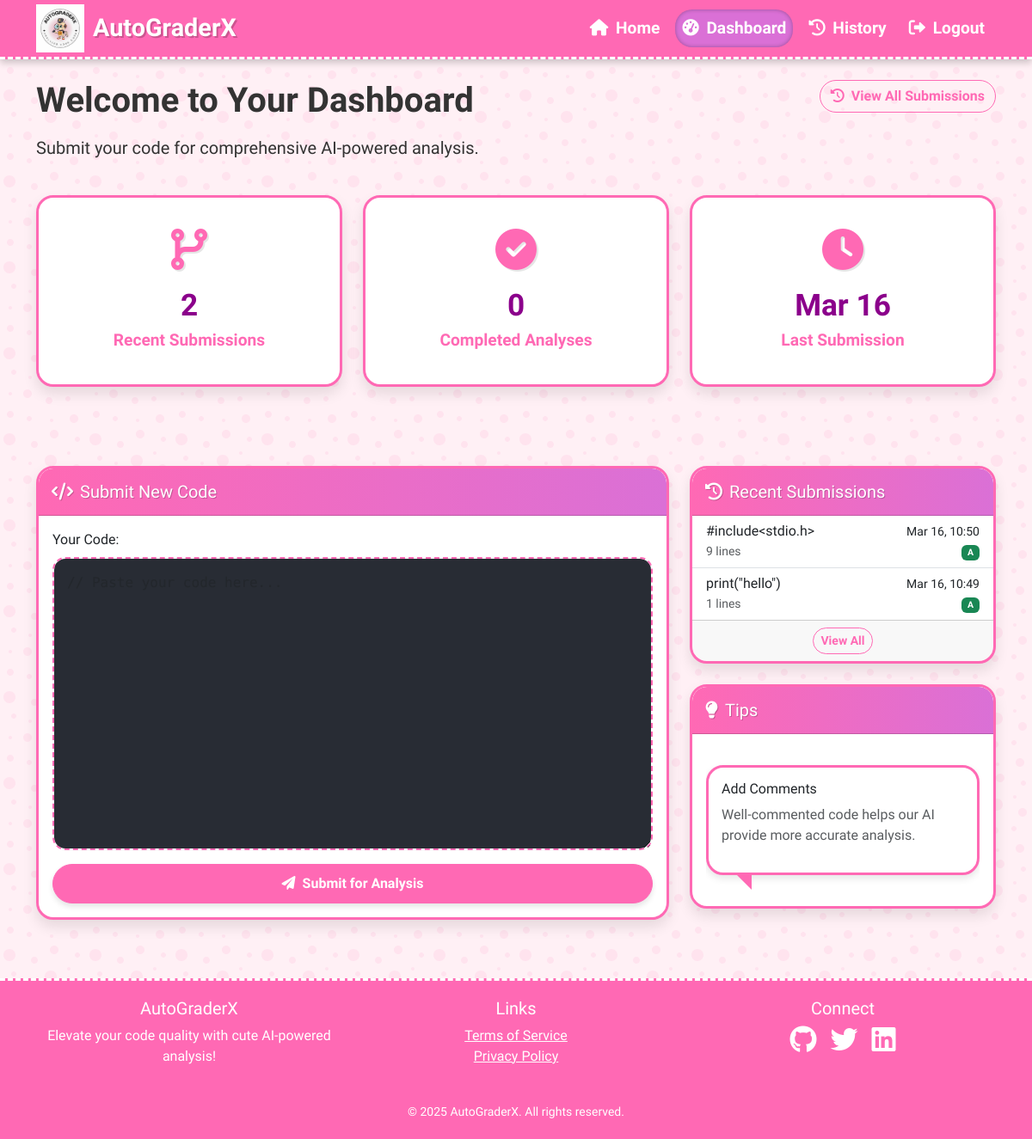
The page /dashboard (signed in) on the database its author committed.
### app.py (models this page shows)
class CodeSubmission(Base):
    __tablename__ = 'submissions'
    id = Column(Integer, primary_key=True)
    code = Column(Text, nullable=False)  # The submitted code
    line_analysis = Column(Text, nullable=True)  # Analysis of code
    restructured_code = Column(Text, nullable=True)  # Improved version of code
    grade = Column(Text, nullable=True)  # Grade and feedback
    timestamp = Column(DateTime, default=datetime.utcnow)  # When code was submitted
    user_id = Column(Integer, ForeignKey('users.id'), nullable=False)  # Who submitted the code
    language = Column(String(50), nullable=True)  # Programming language detected

### app.py (the view)
@app.route('/dashboard')
@login_required
def dashboard():
    user_id = session.get('user_id')
    db_session = None
    try:
        db_session = SessionLocal()
        try:
            past_submissions = db_session.query(CodeSubmission).filter_by(user_id=user_id).order_by(CodeSubmission.timestamp.desc()).limit(5).all()
            return render_template('dashboard.html', past_submissions=past_submissions)
        except Exception as schema_error:
            logger.error(f"Schema error: {schema_error}")
            CodeSubmission.__table__.drop(engine, checkfirst=True)
            Base.metadata.create_all(engine)
            flash('Database schema has been updated. Please submit code to see your submissions.', 'info')
            return render_template('dashboard.html', past_submissions=[])
    except Exception as e:
        logger.error(f"Dashboard error: {str(e)}", exc_info=True)
        flash('An error occurred while loading your dashboard. Please try again.', 'error')
        return redirect(url_for('home'))
    finally:
        if db_session:
            db_session.close()

### app.py (called while the page is built)
@app.context_processor
def utility_processor():
    def is_logged_in():
        return 'user_id' in session
    return {
        'is_logged_in': is_logged_in,
        'app_name': app.config.get('APP_NAME', 'AutoGraderX'),
        'now': datetime.now()
    }

def is_logged_in():
    return 'user_id' in session

def login_required(f):
    @wraps(f)
    def decorated_function(*args, **kwargs):
        if not is_logged_in():
            flash('Please log in to access this page', 'danger')
            return redirect(url_for('login'))
        return f(*args, **kwargs)
    return decorated_function

### templates/dashboard.html (shortened to what this page needs)
{% extends "layout.html" %}
{% block content %}
<div class="row mb-4">
    <div class="col-md-8">
        <h1 class="fw-bold mb-3">Welcome to Your Dashboard</h1>
        <p class="lead">Submit your code for comprehensive AI-powered analysis.</p>
    </div>
    <div class="col-md-4 text-md-end">
        <a href="{{ url_for('submission_history') }}" class="btn btn-outline-primary">
            <i class="fas fa-history me-2"></i>View All Submissions
        </a>
    </div>
</div>
<div class="row mb-5">
    <div class="col-md-4 mb-4">
        <div class="card stats-card">
            <div class="card-body">
                <i class="fas fa-code-branch"></i>
                <div class="number">{{ past_submissions|length if past_submissions else 0 }}</div>
                <div class="label">Recent Submissions</div>
            </div>
        </div>
    </div>
    <div class="col-md-4 mb-4">
        <div class="card stats-card">
            <div class="card-body">
                <i class="fas fa-check-circle"></i>
                <div class="number">
                    {% set completed = 0 %}
                    {% if past_submissions %}
                        {% for sub in past_submissions %}
                            {% if sub.grade and not sub.grade.endswith('in progress...') %}
                                {% set completed = completed + 1 %}
                            {% endif %}
                        {% endfor %}
                    {% endif %}
                    {{ completed }}
                </div>
                <div class="label">Completed Analyses</div>
            </div>
        </div>
    </div>
    <div class="col-md-4 mb-4">
        <div class="card stats-card">
            <div class="card-body">
                <i class="fas fa-clock"></i>
                <div class="number">
                    {% if past_submissions and past_submissions|length > 0 and past_submissions[0].timestamp %}
                        {{ past_submissions[0].timestamp.strftime('%b %d') }}
                    {% else %}
                        -
                    {% endif %}
                </div>
                <div class="label">Last Submission</div>
            </div>
        </div>
    </div>
</div>
<div class="row">
    <div class="col-lg-8 mb-4">
        <div class="card">
            <div class="card-header d-flex justify-content-between align-items-center">
                <h5 class="mb-0"><i class="fas fa-code me-2"></i>Submit New Code</h5>
            </div>
            <div class="card-body">
                <form action="{{ url_for('submit_code') }}" method="post">
                    <div class="mb-3">
                        <label for="code" class="form-label">Your Code:</label>
                        <textarea id="code" name="code" class="form-control code-editor" rows="12" placeholder="// Paste your code here..." required></textarea>
                    </div>
                    <div class="d-grid">
                        <button type="submit" class="btn btn-primary">
                            <i class="fas fa-paper-plane me-2"></i>Submit for Analysis
                        </button>
                    </div>
                </form>
            </div>
        </div>
    </div>
    <div class="col-lg-4">
        <div class="card mb-4">
            <div class="card-header">
                <h5 class="mb-0"><i class="fas fa-history me-2"></i>Recent Submissions</h5>
            </div>
            <div class="card-body p-0" id="recent-submissions-container">
                {% if past_submissions and past_submissions|length > 0 %}
                <div class="list-group list-group-flush">
                    {% for submission in past_submissions %}
                    <a href="{{ url_for('view_analysis', submission_id=submission.id) }}" class="list-group-item list-group-item-action">
                        <div class="d-flex w-100 justify-content-between">
                            <h6 class="mb-1 text-truncate" style="max-width: 200px;">
                                {% if submission.code and submission.code.split('\n')|length > 0 %}
                                    {{ submission.code.split('\n')[0][:30] }}
                                {% else %}
                                    [Empty submission]
                                {% endif %}
                            </h6>
                            <small>{{ submission.timestamp.strftime('%b %d, %H:%M') if submission.timestamp else 'N/A' }}</small>
                        </div>
                        <div class="d-flex w-100 justify-content-between">
                            <small class="text-muted">
                                {% if submission.code %}
                                    {{ (submission.code.split('\n')|length) }} lines
                                {% else %}
                                    0 lines
                                {% endif %}
                            </small>
                            <small>
                                {% if submission.grade and not submission.grade.endswith('in progress...') %}
                                    {% if 'Grade: A' in submission.grade %}
                                        <span class="badge bg-success">A</span>
                                    {% elif 'Grade: B' in submission.grade %}
                                        <span class="badge bg-primary">B</span>
                                    {% elif 'Grade: C' in submission.grade %}
                                        <span class="badge bg-warning text-dark">C</span>
                                    {% elif 'Grade: D' in submission.grade %}
                                        <span class="badge bg-danger">D</span>
                                    {% elif 'Grade: F' in submission.grade %}
                                        <span class="badge bg-danger">F</span>
                                    {% else %}
                                        <span class="badge bg-secondary">?</span>
                                    {% endif %}
                                {% else %}
                                    <span class="badge bg-secondary">
                                        <i class="fas fa-spinner fa-spin"></i>
                                    </span>
                                {% endif %}
                            </small>
                        </div>
                    </a>
                    {% endfor %}
                </div>
                {% else %}
                <div class="text-center p-4">
                    <i class="fas fa-code-branch fa-3x mb-3 text-muted"></i>
                    <p>No submissions yet. Submit your first code for analysis!</p>
                </div>
                {% endif %}
            </div>
            {% if past_submissions and past_submissions|length > 0 %}
            <div class="card-footer text-center">
                <a href="{{ url_for('submission_history') }}" class="btn btn-sm btn-outline-primary">View All</a>
            </div>
            {% endif %}
        </div>
        <div class="card">
            <div class="card-header">
                <h5 class="mb-0"><i class="fas fa-lightbulb me-2"></i>Tips</h5>
            </div>
            <div class="card-body">
                <div id="tipCarousel" class="carousel slide" data-bs-ride="carousel">
                    <div class="carousel-inner">
                        <div class="carousel-item active">
                            <div class="cartoon-bubble">
                                <h6>Add Comments</h6>
                                <p class="text-muted">Well-commented code helps our AI provide more accurate analysis.</p>
                            </div>
                        </div>
                    </div>
                </div>
            </div>
        </div>
    </div>
</div>
{% endblock %}

### templates/layout.html (style rules this page uses)
:root { --primary-color: #FF69B4; --secondary-color: #DA70D6; --success-color: #FF85FF; --light-color: #FFF0F5; --dark-color: #8B008B; --code-bg: #282c34; }
body { font-family: 'Comic Neue', cursive; background-color: #FFF0F5; color: #333; min-height: 100vh; display: flex; flex-direction: column; }
.card { border: none; border-radius: 20px; box-shadow: 0 8px 16px rgba(0, 0, 0, 0.1); transition: transform 0.3s ease, box-shadow 0.3s ease; margin-bottom: 20px; border: 3px solid var(--primary-color); overflow: hidden; }
.card-header { background: linear-gradient(to right, var(--primary-color), var(--secondary-color)); color: white; font-weight: 700; font-size: 1.3rem; border-radius: 17px 17px 0 0 !important; padding: 15px; text-shadow: 1px 1px 0px rgba(0,0,0,0.2); }
.btn-primary { background-color: var(--primary-color); border-color: var(--primary-color); transition: all 0.3s ease; border-radius: 30px; font-weight: bold; padding: 10px 20px; box-shadow: 0 4px 6px rgba(0,0,0,0.1); }
.btn-outline-primary { color: var(--primary-color); border-color: var(--primary-color); border-radius: 30px; font-weight: bold; }
.form-control { border-radius: 20px; border: 2px solid #ddd; padding: 12px; transition: all 0.3s ease; }
.code-editor { font-family: 'Fira Code', monospace; line-height: 1.6; border-radius: 15px; border: 2px dashed var(--primary-color); background-color: var(--code-bg); color: #abb2bf; padding: 15px; min-height: 300px; }
.stats-card { text-align: center; padding: 20px; background-color: white; border-radius: 20px; box-shadow: 0 8px 16px rgba(0,0,0,0.1); border: 3px solid var(--primary-color); }
.stats-card i { font-size: 3rem; color: var(--primary-color); margin-bottom: 15px; text-shadow: 2px 2px 0px rgba(0,0,0,0.1); }
.stats-card .number { font-size: 2.2rem; font-weight: 700; color: var(--dark-color); }
.stats-card .label { font-size: 1.2rem; color: var(--primary-color); font-weight: bold; }
.cartoon-bubble { position: relative; background: white; border-radius: 20px; padding: 15px; margin: 20px 0; box-shadow: 0 4px 8px rgba(0,0,0,0.1); border: 3px solid var(--primary-color); }
.cartoon-bubble:after { content: ''; position: absolute; bottom: -20px; left: 30px; border-width: 20px 0 0 20px; border-style: solid; border-color: var(--primary-color) transparent; display: block; width: 0; }

### rows shown on the page
CodeSubmission: timestamp "Mar 16", code "#include<stdio.h>", timestamp "Mar 16, 10:50", code "9", shows "A"
CodeSubmission: code "print(\"hello\")", timestamp "Mar 16, 10:49", code "1", shows "A"

### other values the page prints
{{ past_submissions|length if past_submissions else 0 }} "2"
{{ completed }} "0"
